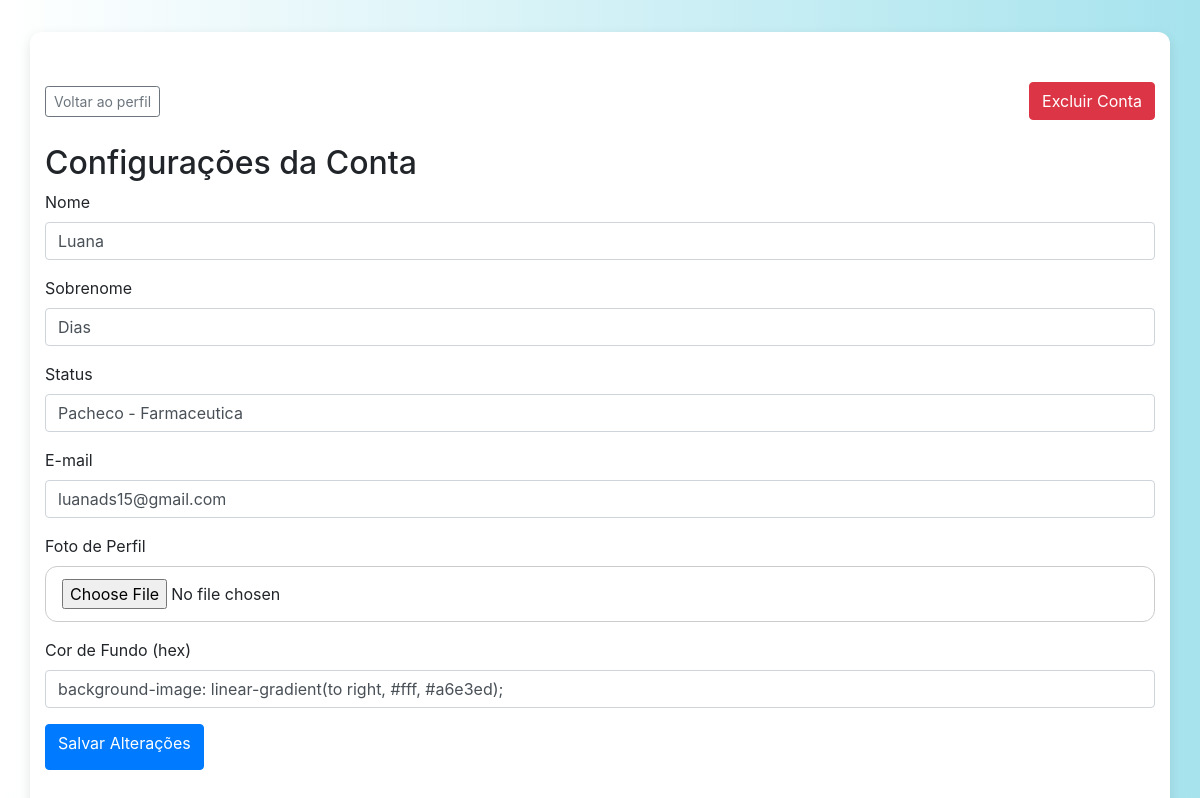
Screenshot of /configuracoes (signed in) with the database file from the repository.
### app/models.py (models this page shows, shortened)
class User(UserMixin, db.Model):
    __tablename__ = 'user'
    id = db.Column(db.Integer, primary_key=True)
    nome = db.Column(db.String(150), nullable=False)
    sobreNome = db.Column(db.String(150), nullable=True)
    status = db.Column(db.String(150), nullable=True)
    cpf_cnpj = db.Column(db.String(20), unique=True, nullable=True)
    email = db.Column(db.String(150), unique=True, nullable=False)
    senha = db.Column(db.String(150), nullable=False)
    imagem = db.Column(db.String(150), default='default.png')
    cor_fundo = db.Column(db.String(255), default='background-image: linear-gradient(to right, #fff, #a6e3ed);')
    last_seen = db.Column(db.DateTime, default=datetime.utcnow)
    notificacoes = db.relationship(
        'Notificacao',
        backref='destinatario',
        lazy='dynamic',
        foreign_keys='Notificacao.destinatario_id'
    )
    notificacoes_enviadas = db.relationship(
        'Notificacao',
        backref='remetente',
        lazy='dynamic',
        foreign_keys='Notificacao.remetente_id'
    )
    followed = db.relationship(
        'User', secondary=followers,
        primaryjoin=(followers.c.follower_id == id),
        secondaryjoin=(followers.c.followed_id == id),
        backref=db.backref('followers', lazy='dynamic'),
        lazy='dynamic'
    )

### app/views.py (the view, shortened to what this page needs)
@app.route('/configuracoes', methods=['GET', 'POST'])
@login_required
def configuracoes():
    form = ConfiguracoesForm(obj=current_user)
    obj = current_user
    return render_template('configuracoes.html', form=form, obj=obj)

### app/forms.py (shortened to what this page needs)
class ConfiguracoesForm(FlaskForm):
    nome = StringField('Nome', validators=[DataRequired()])
    sobreNome = StringField('Sobrenome', validators=[DataRequired()])
    status = StringField('Status')
    email = StringField('E-mail', validators=[DataRequired(), Email()])
    imagem = FileField('Foto de Perfil', validators=[FileAllowed(['jpg', 'jpeg', 'png'])])
    cor_fundo = StringField('Cor de Fundo (hex)', validators=[Optional()])
    submit = SubmitField('Salvar Alterações')

### app/__init__.py (called while the page is built)
@login_manager.user_loader
def load_user(user_id):
    return User.query.get(int(user_id))

### app/views.py (called while the page is built)
@app.before_request
def update_last_seen():
    if current_user.is_authenticated:
        current_user.last_seen = datetime.utcnow()
        db.session.commit()

### app/templates/configuracoes.html (shortened to what this page needs)
{% extends "base.html" %}
{% block styles %}
    <link rel="stylesheet" href="{{ url_for('static', filename='css/index.css') }}">
    <link rel="stylesheet" href="{{ url_for('static', filename='css/configuracoes.css') }}">
{% endblock %}
{% block content %}
    <div id="header_config">
        <a href="{{ url_for('home', id=obj.id) }}" class="btn btn-outline-secondary btn-sm">Voltar ao perfil</a>
        <form method="POST" action="{{ url_for('excluir_conta', id=obj.id) }}" onsubmit="return confirm('Tem certeza que deseja excluir sua conta? Esta ação é irreversível.')">
            <button class="btn btn-danger" type="submit">Excluir Conta</button>
        </form>
    </div>
    <div id="corpo_config" class="mt-4">
        <h2>Configurações da Conta</h2>
        <form class="" method="POST" enctype="multipart/form-data">
            <div class="form-group">
            {{ form.nome.label }} {{ form.nome(class="form-control") }}
            </div>
            <div class="form-group">
            {{ form.sobreNome.label }} {{ form.sobreNome(class="form-control") }}
            </div>
            <div class="form-group">
            {{ form.status.label }} {{ form.status(class="form-control") }}
            </div>
            <div class="form-group">
            {{ form.email.label }} {{ form.email(class="form-control") }}
            </div>
            <div class="form-group">
            {{ form.imagem.label }} {{ form.imagem(class="form-control-file") }}
            </div>
            <div class="form-group">
            {{ form.cor_fundo.label }} {{ form.cor_fundo(class="form-control")}}
            </div>
            <button type="submit" class="btn btn-primary">{{ form.submit.label }}</button>
        </form>
    </div>
{% endblock %}

### app/static/css/index.css (style rules this page uses)
#body { background-image: linear-gradient(to right, #fff, #a6e3ed ); height: 100vh; }

### app/static/css/configuracoes.css (style rules this page uses)
#corpo_config { height: 100vh; }
#header_config { display: flex; justify-content: space-between; align-items: center; }
:root { --bg-color: #f4f5f7; --primary-color: #007bff; --secondary-color: #6c757d; --input-bg: #ffffff; --border-radius: 12px; --transition: 0.3s ease-in-out; --shadow: 0 4px 12px rgba(0, 0, 0, 0.1); --font-family: 'Segoe UI', Tahoma, Geneva, Verdana, sans-serif; }
h2 { font-size: 1.8rem; margin-bottom: 1.5rem; color: #222; }
.form-group { margin-bottom: 1.25rem; }
.form-control, .form-control-file { width: 100%; padding: 0.75rem 1rem; font-size: 1rem; border: 1px solid #ccc; border-radius: var(--border-radius); background-color: var(--input-bg); transition: border-color var(--transition), box-shadow var(--transition); }
.btn { font-weight: 600; border-radius: var(--border-radius); padding: 0.6rem 1.2rem; transition: background-color var(--transition), color var(--transition), border var(--transition); }
.btn-outline-secondary { color: var(--secondary-color); border-color: var(--secondary-color); }
.btn-primary { background-color: var(--primary-color); border-color: var(--primary-color); }

### rows the page displays
User: nome "Luana", sobreNome "Dias", status "Pacheco - Farmaceutica", email "luanads15@gmail.com", cor_fundo "background-image: linear-gradient(to right, #fff, #a6e3ed);"
